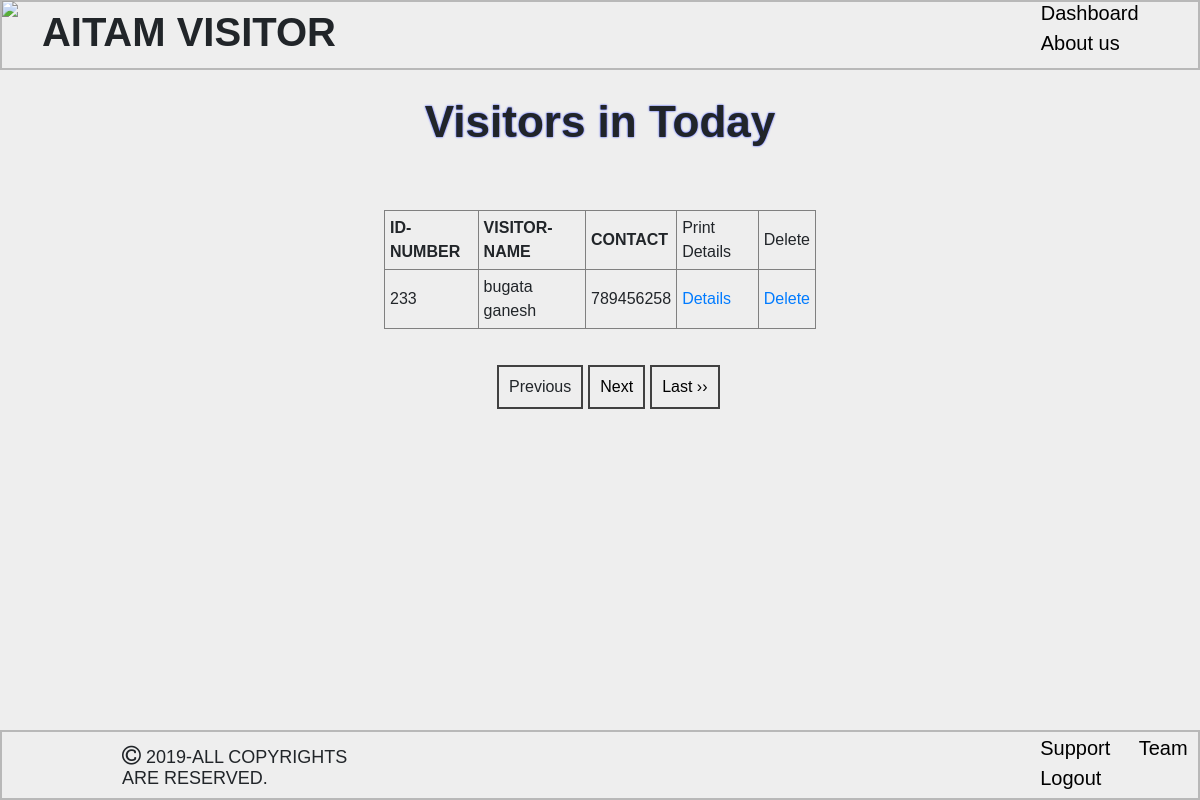
Screenshot of /count.php (signed in) with the database file from the repository.
### tables this page shows
CREATE TABLE `visitor` (
  `SNO` int(11) NOT NULL,
  `visitor_name` varchar(225) NOT NULL,
  `authority` varchar(225) NOT NULL,
  `department` varchar(225) NOT NULL,
  `faculty` varchar(225) NOT NULL,
  `place` varchar(225) NOT NULL,
  `contact` varchar(225) NOT NULL,
  `tim` timestamp NOT NULL DEFAULT CURRENT_TIMESTAMP ON UPDATE CURRENT_TIMESTAMP,
  `reason` varchar(225) NOT NULL
);

### count.php (the view, shortened to what this page needs)
<!DOCTYPE html>
<html>
<head>
	<link rel="stylesheet" type="text/css" href="./css/count.css">
	<link rel="stylesheet" type="text/css" href="https://stackpath.bootstrapcdn.com/font-awesome/4.7.0/css/font-awesome.min.css">
	<link rel="stylesheet" href="https://stackpath.bootstrapcdn.com/bootstrap/4.3.1/css/bootstrap.min.css">
</head>
<body style="background-color: #EEEEEE;font-family: sans-serif;overflow: auto;">
	<header id="header1"><img id="logo" src="aitam2.jpg">
		<h1>AITAM VISITOR</h1>
		<ul>
			<li><a href="home.php">Dashboard</a></li>
			<li><a href="http://aitamsac.in/">About us</a></li>
		</ul>
	</header>
	<center><h1 id="vis" style="margin-top: 8%;">Visitors in Today</h1></center>
	<center>
	<table class="tabu" border="1" cellpadding="5">
		<tr>
			<th> ID-NUMBER</th>
			<th>VISITOR-NAME</th>
			<th>CONTACT</th>
			<td>Print Details</td><td>Delete</td>
		</tr>
		<?PHP
				include 'conn.php';
				if (isset($_GET['page_no']) && $_GET['page_no']!="") {
    				$page_no = $_GET['page_no'];
    			} else {
        			$page_no = 1;
        		}
        		$total = 7;
        		$offset = ($page_no-1) * $total;
				$previous_page = $page_no - 1;
				$next_page = $page_no + 1;
				$sql="SELECT COUNT(*) As total_records FROM `visitor`";
				$result_count=mysqli_query($conn, $sql);
				$total_records = mysqli_fetch_array($result_count);
				$total_records = $total_records['total_records'];
				$total_no_of_pages = ceil($total_records / $total);
				$sql= "SELECT * FROM `visitor` ORDER BY `SNO` DESC LIMIT $offset, $total";
				$query= mysqli_query($conn, $sql);
				$row=mysqli_fetch_array($query);
				echo "<tr>
								<td>".$row['SNO']."</td>
								<td>".$row['visitor_name']."</td>
								<td>".$row['contact']."</td>
								<td><a href='search.php?q=".$row['SNO']."' target='blank'>Details</a></td>
								<td><a href='delete.php?q=".$row['SNO']."' target='blank'>Delete</a></td>
							</tr>";
			?>
		</table>
	</center>
<ul class="pagination" style="margin-left: 41%;margin-top: 3%;display: inline-flex;	">
<li style="padding-left:5px;" <?php if($page_no <= 1){ echo "class='disabled'"; } ?>>
<a <?php if($page_no > 1){
echo "href='?page_no=$previous_page'";
} ?> >Previous</a>
</li>
<li style="padding-left: 5px;"> <?php if($page_no >= $total_no_of_pages){
echo "class='disabled'";
} ?>
<a <?php if($page_no < $total_no_of_pages) {
echo "href='?page_no=$next_page'";
} ?>> Next </a>
</li>
<?php if($page_no < $total_no_of_pages){
echo "<li style='padding-left: 5px;'><a  href='?page_no=$total_no_of_pages'>Last &rsaquo;&rsaquo;</a></li>";
} ?>
</ul>
		<footer id="foot"><h4><i class="fa fa-copyright" style="font-size: 22px;"></i> 2019-ALL COPYRIGHTS ARE RESERVED.</h4>
	<ul>
			<li><a href="http://aitamsac.in/">Support</a></li>
			<li><a href="team.php">Team</a></li>
            <li><a href="logout.php">Logout</a></li>
		</ul></footer>
</body>
</html>

### css/count.css (style rules this page uses)
.tabu { margin-top:5.1%; width: 36%; }
#vis { font-family: sans-serif; font-weight: bold; text-shadow: 0 0 2px #0F27FF; font-size: 44px; }
#header1 { width: 100%; height: 70px; top: 0; left: 0; position:fixed; display:flex; align-items:center; border: 2px solid #B8B8B8; }
#header1 * { display: inline; font-family: sans-serif; margin-top: 0.1%; }
#header1 ul { list-style-type: none; margin-left: 81%; position: absolute; }
#header1 li a { text-decoration: none; color: black; padding-left: 30px; font-size: 20px; }
#header1 h1 { margin-left: 2%; font-size: 40px; font-weight: bold; }
#logo { height: 70px; }
#foot { font-family: sans-serif; width: 100%; height: 70px; left: 0; bottom:0; margin-top: 5.9%; position:absolute; display:flex; align-items:center; border: 2px solid #B8B8B8; }
#foot * { display: inline; margin-top: 1%; }
#foot li a { text-decoration: none; color: black; margin-left: 20px; font-size: 20px; padding: 2px; }
#foot ul { list-style-type: none; margin-left: 50%; }
#foot h4 { font-size: 18px; margin-left: 120px; }

### count.php (style rules this page uses)
.pagination { display: inline-block; }
.pagination a { color: black; transition: background-color .3s; border: 2px solid rgb(65,65,65); float: left; padding: 8px 10px; }

### rows the page displays
visitor: SNO "233", visitor_name "bugata ganesh", contact "789456258"
